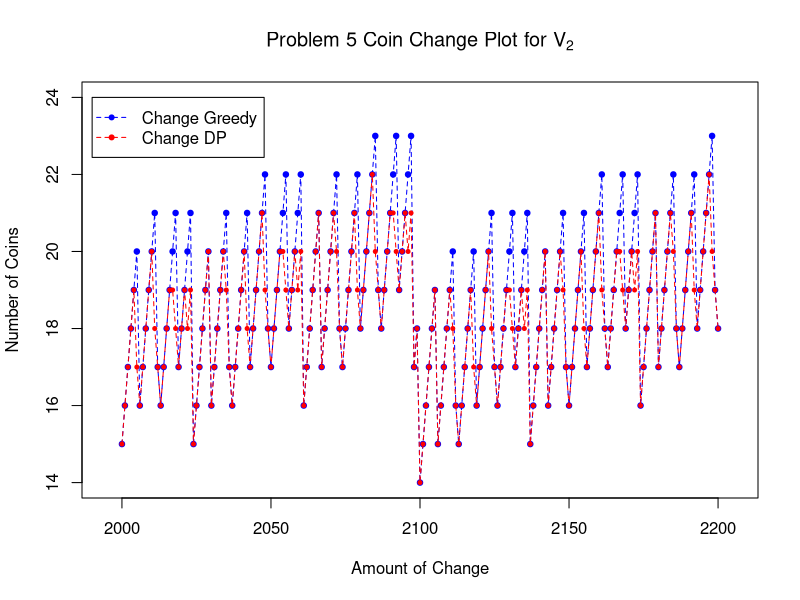

This chart was generated by the following R code:
data <- read.csv(file="situation2_2.csv",head=TRUE,sep=",")

y1 = data$coins[data$algorithm=="changegreedy"]
y2 = data$coins[data$algorithm=="changedp"]

df <- data.frame(y1, y2, x = data$size[data$algorithm=="changedp"])

plot(y1 ~ x, data=df, type="o", pch=20, cex=1.1, lty=2, col="blue", xlim=c(1995, 2205), ylim=c(14,24), main=expression("Problem 5 Coin Change Plot for V"[2]), xlab="Amount of Change", ylab="Number of Coins")
lines(y2 ~ x, data=df, type="o", pch=20, cex=0.8, lty=2, col="red")

legend(1990, 24, c("Change Greedy", "Change DP"), pch=c(20,20), lty=c(2,2),col=c("blue","red"))

dev.copy(png, 'situation2_2.png')
dev.off()